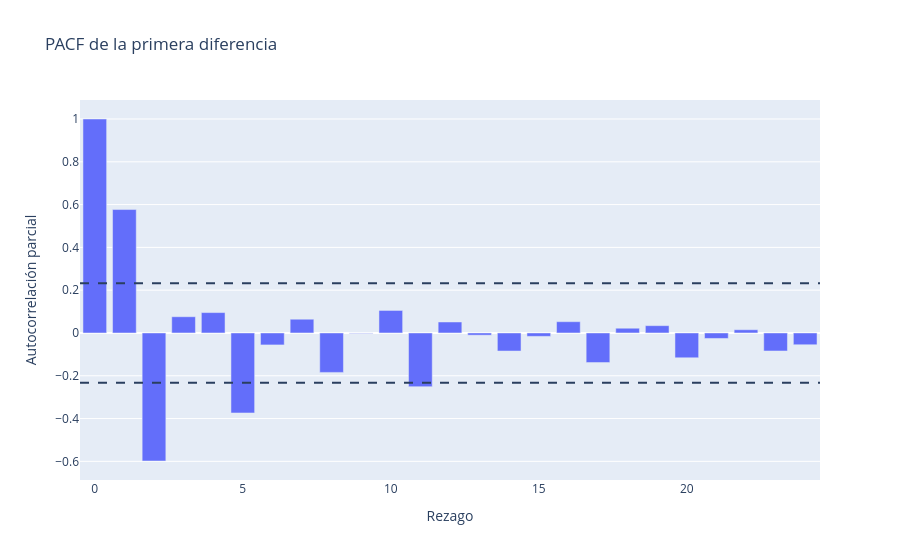

Source (notebook cell):
### Code cell
fig = go.Figure()
fig.add_trace(go.Bar(x=list(range(rezagos + 1)), y=valores_pacf, name="PACF"))
fig.add_hline(y=limite, line_dash="dash")
fig.add_hline(y=-limite, line_dash="dash")
fig.update_layout(title="PACF de la primera diferencia", xaxis_title="Rezago", yaxis_title="Autocorrelación parcial")
fig.show()

### Figure 1 — Plotly figure (JSON) as saved in the notebook; plotly's stock layout.template omitted (floating-point values rounded to 4 significant figures)
{"data": [{"name": "PACF", "type": "bar", "x": [0, 1, 2, 3, 4, 5, 6, 7, 8, 9, 10, 11, 12, 13, 14, 15, 16, 17, 18, 19, 20, 21, 22, 23, 24], "y": [1.0, 0.5768, -0.5984, 0.07588, 0.09527, -0.3738, -0.05591, 0.06425, -0.1843, -0.001879, 0.1053, -0.251, 0.05132, -0.01031, -0.08447, -0.01588, 0.05271, -0.1382, 0.0222, 0.03409, -0.1159, -0.02566, 0.01508, -0.08418, -0.05505]}], "layout": {"shapes": [{"line": {"dash": "dash"}, "type": "line", "x0": 0, "x1": 1, "xref": "x domain", "y0": 0.2326, "y1": 0.2326, "yref": "y"}, {"line": {"dash": "dash"}, "type": "line", "x0": 0, "x1": 1, "xref": "x domain", "y0": -0.2326, "y1": -0.2326, "yref": "y"}], "title": {"text": "PACF de la primera diferencia"}, "xaxis": {"title": {"text": "Rezago"}}, "yaxis": {"title": {"text": "Autocorrelación parcial"}}}}
